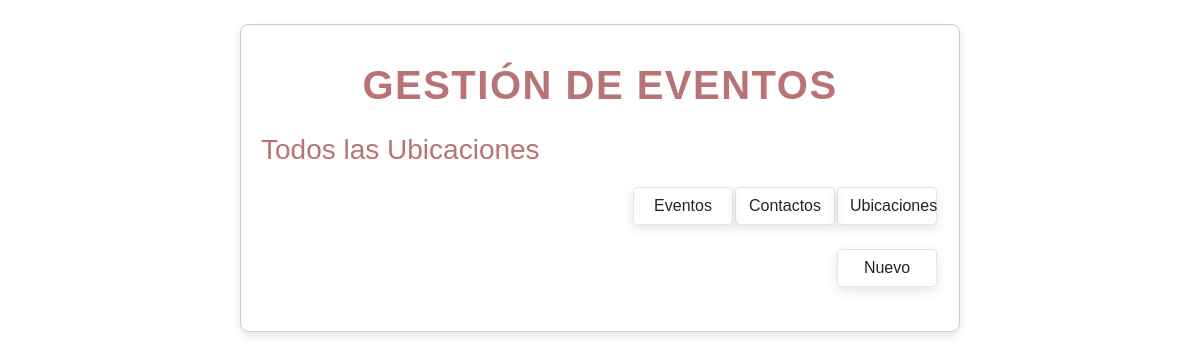
The page /act_ubicaciones.php on the database as committed earlier.
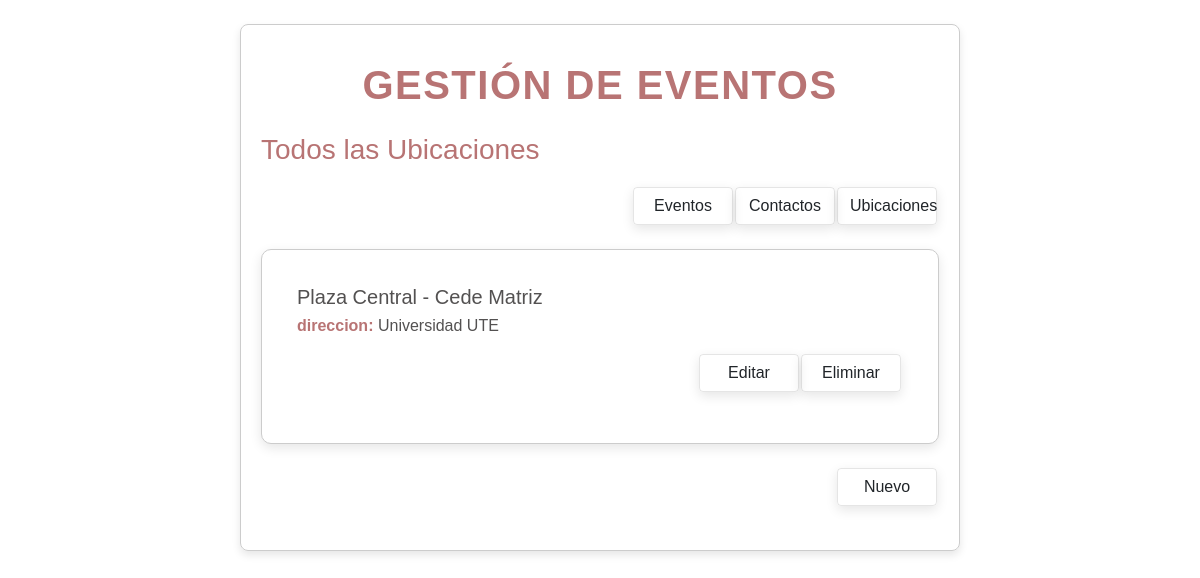
The same page on the database as committed later.
### tables this page shows
CREATE TABLE `ubicaciones` (
  `id` int(11) NOT NULL,
  `nombre` varchar(255) NOT NULL,
  `direccion` text DEFAULT NULL
);

### controllers/UbicacionController.php (called while the page is built, shortened)
<?php
require_once __DIR__ . '/../models/Ubicacion.php';
class UbicacionesController {
    private $ubicacion;
    public function __construct() {
        $this->ubicacion = new Ubicacion();
    }
    public function index() {
        $ubicaciones = $this->ubicacion->obtenerUbicaciones();
        require_once __DIR__ . '/../views/lista_ubicaciones.php';
    }
}

### config/conexion.php (called while the page is built, shortened)
<?php
function conectarDB() {
    $conexion = new mysqli(DB_HOST, DB_USER, DB_PASS, DB_NAME);
    return $conexion;
}

### models/Ubicacion.php (called while the page is built, shortened)
<?php
require_once __DIR__ . '/../config/conexion.php';
class Ubicacion {
    private $conexion;
    public function __construct() {
        $this->conexion = conectarDB();
    }
    public function obtenerUbicaciones() {
        $sql = "SELECT * FROM ubicaciones";
        $resultado = $this->conexion->query($sql);
        return $resultado->fetch_all(MYSQLI_ASSOC);
    }
}
?>

### views/lista_ubicaciones.php (the view, shortened to what this page needs)
<!DOCTYPE html>
<html lang="en">
<head>
    <link rel="stylesheet" href="https://stackpath.bootstrapcdn.com/bootstrap/4.5.2/css/bootstrap.min.css">
    <link rel="stylesheet" href="./styles/styles.css">
</head>
<body>
    <div class="container mt-4 mb-3">
        <h1 class="titulo-principal mt-3 mb-3">Gestión de Eventos</h1>
        <div class="mt-4 mb-4">
            <h3 class="titulo-secundario">Todos las Ubicaciones</h3>
            <div class="d-flex justify-content-end mt-3 mb-3">
                <a href="index.php" class="btn btn-custom">Eventos</a>
                <a href="act_contactos.php" class="btn btn-custom">Contactos</a>
                <a href="act_ubicaciones.php" class="btn btn-custom">Ubicaciones</a>
            </div>
            <div class="mt-4 mb-4">
                <?php foreach ($ubicaciones as $ubicacion): ?>
                    <div class="card mt-4 mb-4">
                        <div class="card-body">
                            <h5 class="card-title"><?= htmlspecialchars($ubicacion['nombre']) ?></h5>
                            <p class="card-text">
                                <strong>direccion:</strong> <?= htmlspecialchars($ubicacion['direccion']) ?><br>
                            </p>
                            <div class="d-flex justify-content-end mt-3 mb-3">
                                <a href="act_ubicaciones.php?action=editar&id=<?= htmlspecialchars($ubicacion['id']) ?>" class="btn btn-custom">Editar</a>
                                <a href="act_ubicaciones.php?action=eliminar&id=<?= htmlspecialchars($ubicacion['id']) ?>" class="btn btn-custom">Eliminar</a>
                            </div>
                        </div>
                    </div>
                <?php endforeach; ?>
            </div>
            <div class="d-flex justify-content-end mt-3 mb-3">
                <a href="act_ubicaciones.php?action=agregar" class="btn btn-custom">Nuevo</a>
            </div>
        </div>
    </div>
</body>
</html>

Rows that differ between the two databases and show on the page:
added ubicaciones: nombre "Plaza Central - Cede Matriz", direccion "Universidad UTE"
